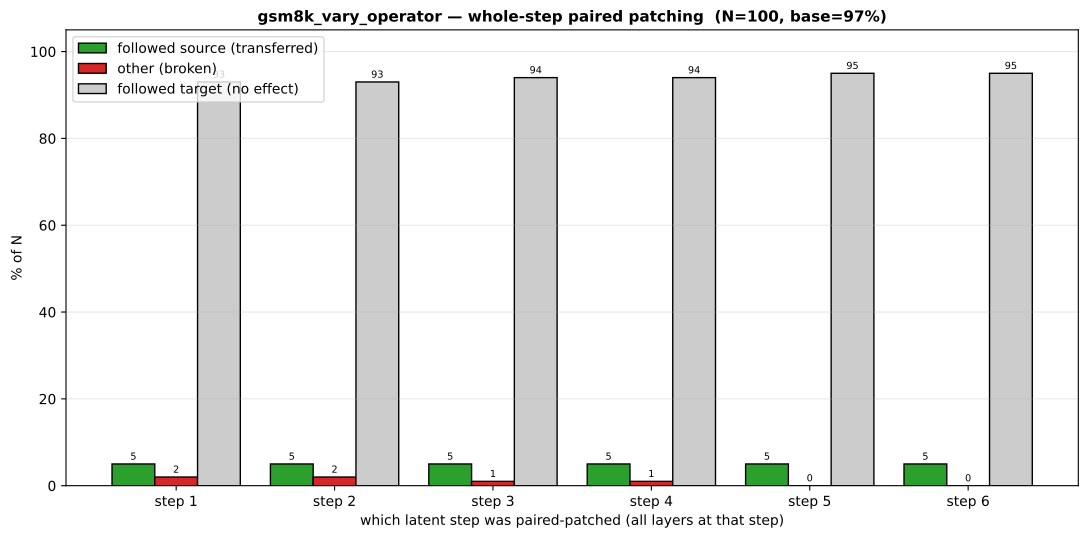

This figure's Python source:
"""Decompose existing patch_paired_cf results by step to test the
'store-and-read pair' hypothesis (steps 2→3 and 4→5).

No new compute — pulls the 'step{k}_ALL' conditions from
patch_paired_cf_gsm8k.json (which patches ALL layers at a single latent step
k) and plots per-step transfer/broken rates.

If steps 2 and 4 are 'store' steps that step 3/5 read from, patching ONLY at
step 2 (or step 4) should produce larger transfer than patching at step 1, 3,
5, or 6. The flow_map showed step 3 attends to L2 at 13% and step 5 attends
to L4 at 12% — patching step 2's or step 4's output should propagate through.

Output: step_patch_decomposition_gsm8k.{json,pdf}
"""
from __future__ import annotations

import json
from pathlib import Path

import matplotlib.pyplot as plt
import numpy as np
from matplotlib.backends.backend_pdf import PdfPages

PD = Path(__file__).resolve().parent
PP_JSON = PD / "correctness-analysis" / "patch_paired_cf_gsm8k.json"
OUT_JSON = PD / "step_patch_decomposition_gsm8k.json"
OUT_PDF = PD / "step_patch_decomposition_gsm8k.pdf"


def main():
    d = json.load(open(PP_JSON))
    results = {}
    for cf, sub in d["cf_sets"].items():
        N = sub["N"]
        N_LAT = d["N_LAT"]
        per_step = {"step": [], "source": [], "target": [], "other": []}
        for k in range(1, N_LAT + 1):
            key = f"step{k}_ALL"
            c = sub["conditions"].get(key)
            if c is None: continue
            per_step["step"].append(k)
            per_step["source"].append(c["n_followed_source"] / N)
            per_step["target"].append(c["n_followed_target"] / N)
            per_step["other"].append(c["n_other"] / N)
        results[cf] = {"N": N, "baseline_acc": sub["baseline_accuracy"], "per_step": per_step}
    OUT_JSON.write_text(json.dumps(results, indent=2))

    with PdfPages(OUT_PDF) as pdf:
        for cf, r in results.items():
            ps = r["per_step"]
            steps = ps["step"]
            fig, ax = plt.subplots(figsize=(11, 5.5))
            w = 0.27; xs = np.arange(len(steps))
            ax.bar(xs - w, [v * 100 for v in ps["source"]], w,
                   color="#2ca02c", edgecolor="black", label="followed source (transferred)")
            ax.bar(xs,     [v * 100 for v in ps["other"]],  w,
                   color="#d62728", edgecolor="black", label="other (broken)")
            ax.bar(xs + w, [v * 100 for v in ps["target"]], w,
                   color="#cccccc", edgecolor="black", label="followed target (no effect)")
            ax.set_xticks(xs); ax.set_xticklabels([f"step {s}" for s in steps])
            ax.set_xlabel("which latent step was paired-patched (all layers at that step)")
            ax.set_ylabel("% of N")
            ax.set_title(f"{cf} — whole-step paired patching  (N={r['N']}, base={r['baseline_acc']*100:.0f}%)",
                         fontsize=11, fontweight="bold")
            ax.legend(); ax.grid(axis="y", alpha=0.3); ax.set_ylim(0, 105)
            for x, v in zip(xs - w, ps["source"]):
                ax.text(x, v*100 + 1, f"{v*100:.0f}", ha="center", fontsize=7)
            for x, v in zip(xs, ps["other"]):
                ax.text(x, v*100 + 1, f"{v*100:.0f}", ha="center", fontsize=7)
            for x, v in zip(xs + w, ps["target"]):
                ax.text(x, v*100 + 1, f"{v*100:.0f}", ha="center", fontsize=7)
            fig.tight_layout()
            pdf.savefig(fig, bbox_inches="tight"); plt.close(fig)

        # Combined per-CF: source rate vs step
        fig, ax = plt.subplots(figsize=(11, 5.5))
        for cf, r in results.items():
            ps = r["per_step"]
            ax.plot(ps["step"], [v * 100 for v in ps["source"]], "-o",
                    label=f"{cf} (base {r['baseline_acc']*100:.0f}%)", lw=2)
        ax.set_xlabel("latent step patched (all layers)")
        ax.set_ylabel("% transfer (followed source's answer)")
        ax.set_title("Whole-step paired-CF transfer rate per step  "
                     "(higher = step k carries the answer forward to emit)",
                     fontsize=11, fontweight="bold")
        ax.legend(); ax.grid(alpha=0.3)
        # mark step-3 and step-5 with dashed verticals (the 'read' steps)
        for s_read in [3, 5]:
            ax.axvline(s_read, ls="--", color="gray", alpha=0.4)
        fig.tight_layout()
        pdf.savefig(fig, bbox_inches="tight"); plt.close(fig)
    print(f"saved {OUT_JSON} and {OUT_PDF}")


if __name__ == "__main__":
    main()
